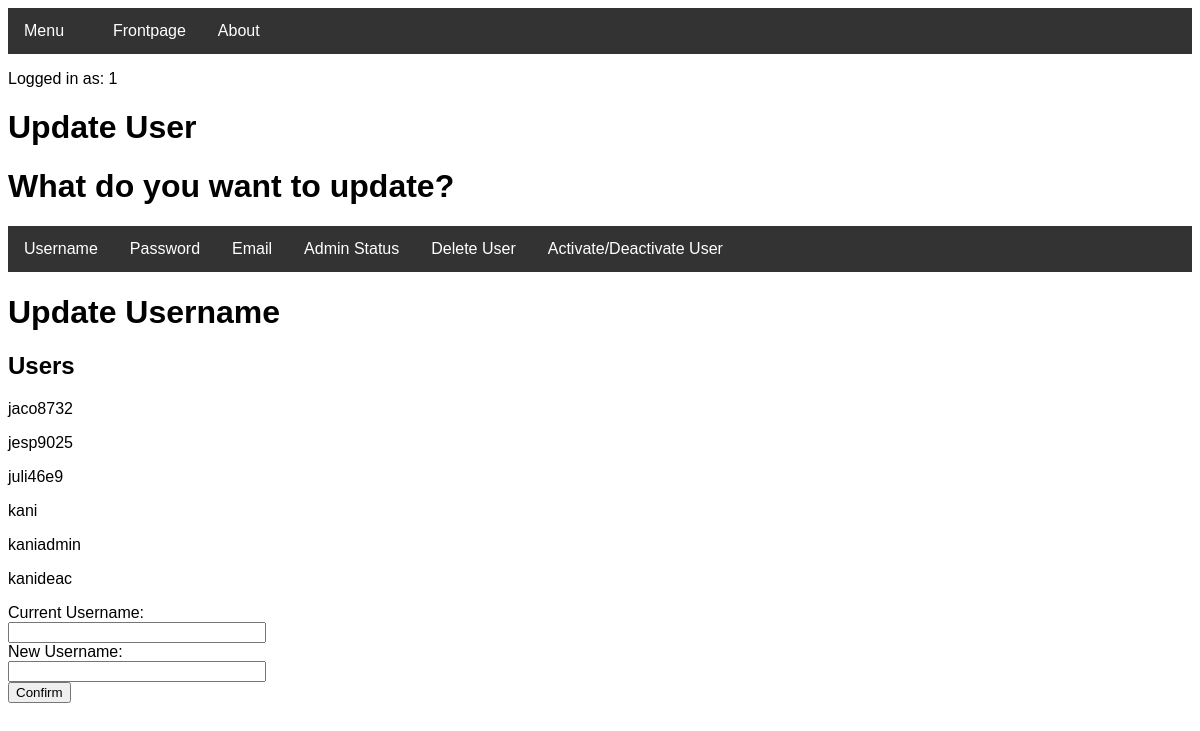
/updateusername (signed in), run on an earlier commit of the app's database.
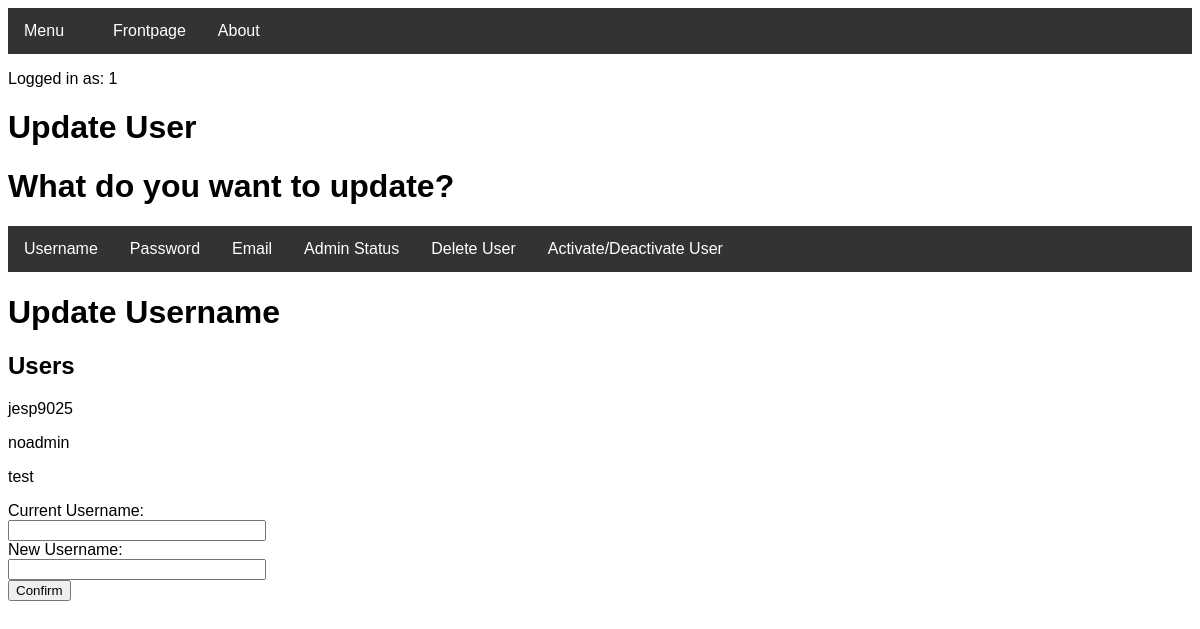
And on a later commit of the database.
### tables this page shows
CREATE TABLE User (user_id INTEGER PRIMARY KEY UNIQUE, user_username STRING NOT NULL UNIQUE, user_password STRING NOT NULL, user_email STRING UNIQUE, user_is_admin BOOLEAN NOT NULL, user_account_is_active BOOLEAN NOT NULL);

### routes.py (the view)
@app.route("/updateusername", methods=['GET', 'POST'])
def updateusername():
    if "name" not in session:
        return redirect(url_for("login"))
    if user.checkIfAdmin(session['name']) == False:
        return redirect(url_for("denied"))
    lst = user.readUsername()
    try:
        if request.method == 'POST':
            currentUsername=request.form['Username']
            currentUsername=currentUsername.lower()
            newUsername=request.form['Username2']
            newUsername=newUsername.lower()
            if user.checkUserExist(currentUsername):
                if user.checkUserExist(newUsername) == False:
                    user.updateUserAnything("UPDATE User SET user_username = '{}' WHERE user_username = '{}'".format(newUsername, currentUsername))
                    updateUserData.createUpdateUserData(session['name'], currentUsername, "Changed username to {}".format(newUsername))
                    flash("Success: Username has been updated")
                    if currentUsername == session['name']:
                        session['name'] = newUsername
                    return redirect(url_for("updateuser"))
                else:
                    flash("Error: New username already exists in database")
            else:
                flash("Error: Couldn't find current username in database")
    except (TypeError, ValueError) as e:
        return e
    return render_template("updateusername.html", data=lst, username=session['name'])

### Project.py (called while the page is built)
    def checkIfAdmin(self, username):
        try:
            c = self.conn.cursor()
            c.execute("SELECT user_is_admin FROM User WHERE user_username = '{}'".format(username))
            lst = c.fetchall()
            toList = functools.reduce(operator.add, (lst))
            for item in toList:
                if item == "True":
                    return True
            return False
        except TypeError:
            pass

    def readUsername(self):
        c = self.conn.cursor()
        c.execute("SELECT user_username FROM User")
        lst = c.fetchall()
        c.close()
        return lst

### templates/updateusername.html (shortened to what this page needs)
<!DOCTYPE html>
<head>
<link rel="stylesheet" href="../static/theme.css">
<link rel="stylesheet" type="text/css" href="../static/barstyle.css" title="style"/>
<link rel="stylesheet" type="text/css" href="../static/errorstyle.css" title="style"/>
</head>
<body>
<div class="navbar">
  <div class="dropdown">
    <button class="dropbtn">Menu
      <i class="fa fa-caret-down"></i>
    </button>
  </div>
  <a href="welcome">Frontpage</a>
  <a href="about">About</a>
</div>
</body>
<p>Logged in as: {{ username }}</p>
<h1>Update User</h1>
    <h1>What do you want to update?</h1>
<div class="navbar">
    <a href="updateusername">Username</a>
    <a href="updatepassword">Password</a>
    <a href="updateemail">Email</a>
    <a href="updateadminstatus">Admin Status</a>
    <a href="deleteuser">Delete User</a>
    <a href="updateuseractivestatus">Activate/Deactivate User</a>
</div>
    <h1>Update Username</h1>
    <h2>Users</h2>
    <body>
       {%for value in data%}
        <p>{{value | replace("(", "") | replace(")", "") | replace(":", "=") | replace("'", "") | replace("=,", ":") | replace(",", "")}}</p>
       {%endfor%}
      </body>
<div class="container">
    <form action="" method="post" role="form" autocomplete="off">
    <label for="Username">Current Username:</label>
    <input type="text" class="form-control" id="Username" name="Username" required>
    <label for="Username2">New Username:</label>
    <input type="text" class="form-control" id="Username2" name="Username2" required>
    <button type="submit" class="btn btn-success">Confirm</button>
    </form>
</div>

What changed in the data, as far as the page shows it:
removed User: user_username "kani"
removed User: user_username "kaniadmin"
removed User: user_username "kanideac"
changed User "jesp9025": moves up the list
changed User: user_username "jaco8732" → "noadmin"
changed User: user_username "juli46e9" → "test"
